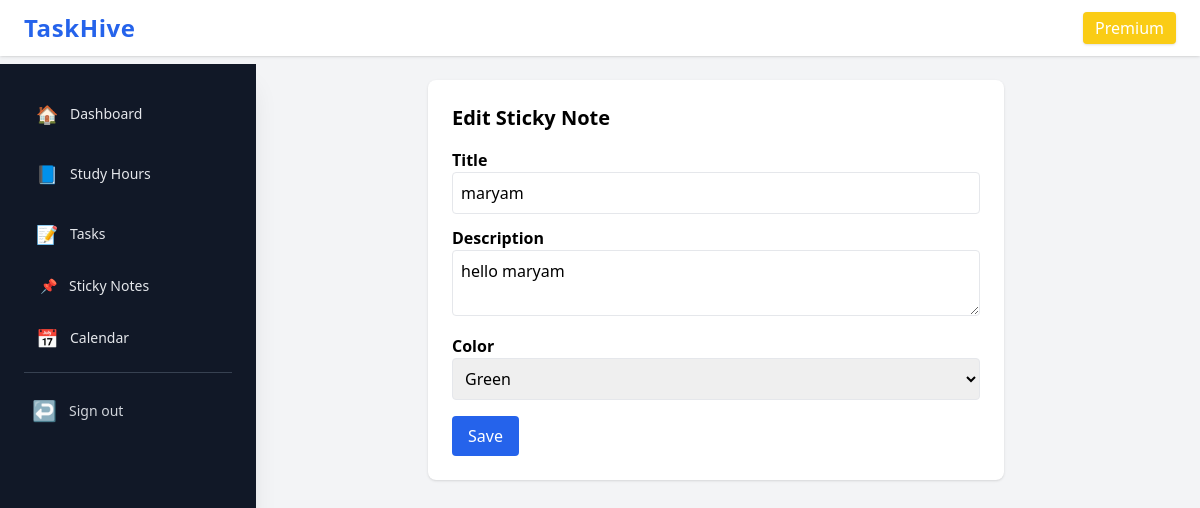
The page /sticky/edit/6/ (signed in) on the database its author committed.
### sticky/models.py (models this page shows, shortened)
class StickyNote(models.Model):
    COLOR_CHOICES = [
        ("yellow", "Yellow"),
        ("red", "Red"),
        ("blue", "Blue"),
        ("green", "Green"),
        ("purple", "Purple"),
        ("gray", "Gray"),
    ]
    owner = models.ForeignKey(User, on_delete=models.CASCADE)
    title = models.CharField(max_length=255)
    description = models.TextField(blank=True)
    color = models.CharField(max_length=20, choices=COLOR_CHOICES, default="yellow")
    pinned = models.BooleanField(default=False)
    x = models.IntegerField(default=100)
    y = models.IntegerField(default=100)
    width = models.IntegerField(default=250)
    height = models.IntegerField(default=250)
    created_at = models.DateTimeField(auto_now_add=True)

### sticky/views.py (the view)
# urls.py: path("edit/<int:pk>/", views.edit_note, name="edit"),
@login_required
def edit_note(request, pk):
    note = get_object_or_404(StickyNote, id=pk, owner=request.user)
    if request.method == "POST":
        note.title = request.POST.get("title")
        note.description = request.POST.get("description")
        note.color = request.POST.get("color")
        note.save()
        return redirect("sticky:wall")
    return render(request, "sticky/edit.html", {"note": note})

### sticky/templates/sticky/edit.html (shortened to what this page needs)
{% extends "dashboard/base.html" %}
{% block content %}
<div class="max-w-xl mx-auto bg-white p-6 shadow rounded-lg">
    <h2 class="text-xl font-bold mb-4">Edit Sticky Note</h2>
    <form method="POST">
        <label class="block font-semibold">Title</label>
        <input name="title" value="{{ note.title }}" class="w-full border p-2 rounded mb-3">
        <label class="block font-semibold">Description</label>
        <textarea name="description" class="w-full border p-2 rounded mb-3">{{ note.description }}</textarea>
        <label class="block font-semibold">Color</label>
        <select name="color" class="w-full border p-2 rounded mb-4">
            <option value="green" {% if note.color == 'green' %}selected{% endif %}>Green</option>
        </select>
        <button class="px-4 py-2 bg-blue-600 text-white rounded">Save</button>
    </form>
</div>
{% endblock %}

### static/css/site.css (style rules this page uses)
body { font-family: ui-sans-serif, system-ui, -apple-system, "Segoe UI", Roboto, "Helvetica Neue", Arial; }

### rows shown on the page
StickyNote: title "maryam", description "hello maryam", color "Green"
